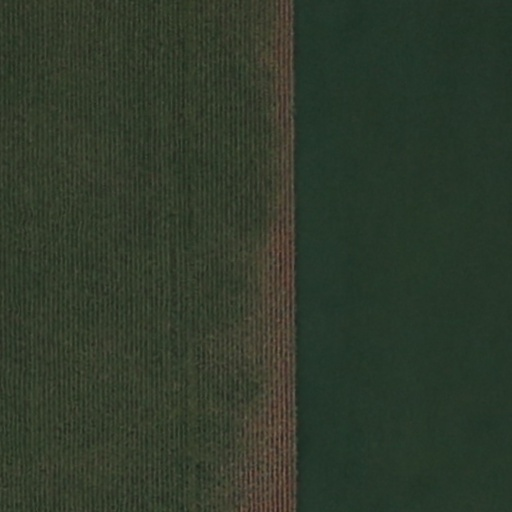
#> input picture RGB_Images/Test_1_RGB.jpg, 512 x 512 px, found by its file name
$ python VARI.py
#> lines starting #> are read from the running program, lines starting #| are printed output that depends on the picture; after the words box and inside, x2 and y2 are one past the last pixel; in counts of white or black regions, pixels touching at a corner belong together
from PIL import Image
import numpy as np
import matplotlib.pyplot as plt
import os
import pandas as pd
from datetime import datetime

# ========== Configuration ==========
output_folder = 'vari_outputs_date'
csv_path = 'vari_analysis_date.csv'

os.makedirs(output_folder, exist_ok=True)

def compute_vari_and_save(img_path='test2.jpg'):
#> called with img_path = 'RGB_Images\\Test_1_RGB.jpg'
    if not os.path.exists(img_path):
        print(f"❌ Error: Image '{img_path}' not found.")
        return

    # === Load RGB image ===
    rgb_img = Image.open(img_path).convert('RGB')
#> rgb_img is the input picture: PIL image 512x512 RGB; mean R, G, B 47.7, 58.3, 43.7
    rgb = np.asarray(rgb_img).astype(float)

    red = rgb[..., 0]
    green = rgb[..., 1]
    blue = rgb[..., 2]
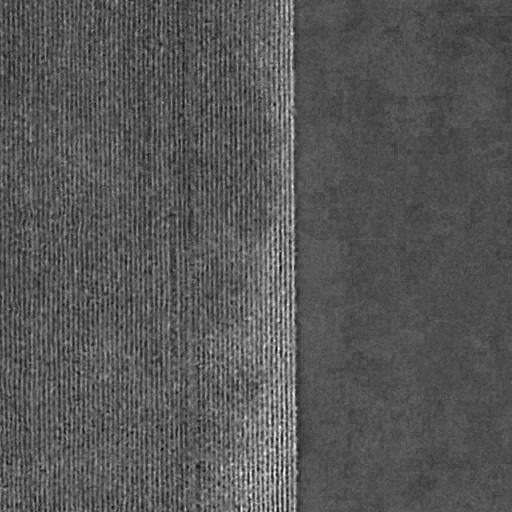
#> blue: shape (512, 512) float64; min 19, max 91, mean 43.7; drawn with min black and max white

    # === Compute VARI ===
    vari = (green - red) / (green + red - blue + 1e-5)
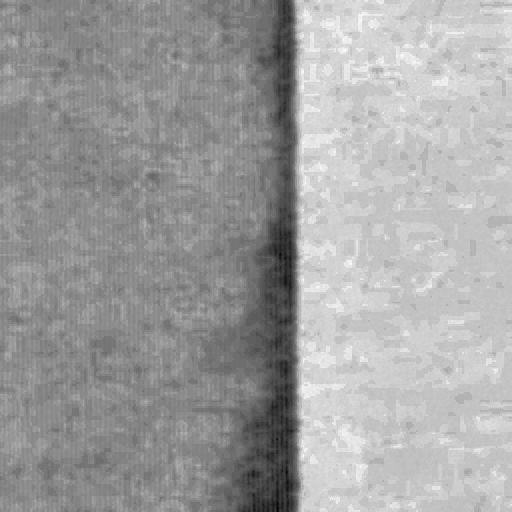
#> vari: shape (512, 512) float64; min -0.343, max 0.513, mean 0.198; drawn with min black and max white

    # === Plot and Save Heatmap ===
    '''plt.figure(figsize=(8, 6))
    plt.imshow(vari, cmap='RdYlGn', vmin=-1, vmax=1)
    plt.colorbar(label='VARI')
    plt.title('VARI Heatmap')
    plt.axis('off')
    plt.show()'''

    # === Save Heatmap as Image ===
    vari_scaled = ((vari + 1) / 2 * 255).astype(np.uint8)
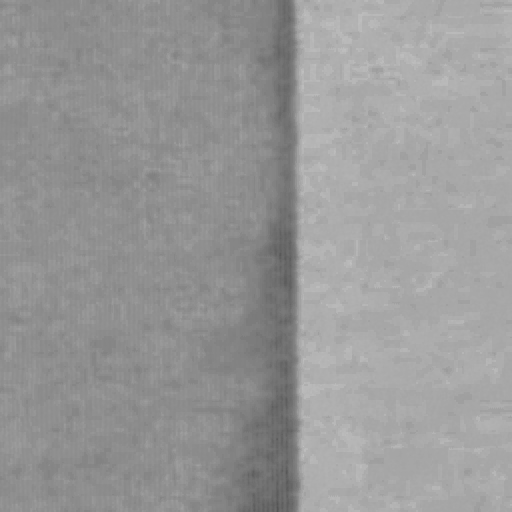
#> vari_scaled: shape (512, 512); min 83, max 192, mean 152.2
    vari_image = Image.fromarray(vari_scaled)
    output_image_name = f"vari_{os.path.splitext(os.path.basename(img_path))[0]}.png"
    output_image_path = os.path.join(output_folder, output_image_name)
    vari_image.save(output_image_path)

    # === Reload for Consistency ===
    vari_scaled = np.array(Image.open(output_image_path).convert('L')).astype(float)
    vari = (vari_scaled / 255.0) * 2 - 1

    # === Compute Statistics ===
    mean_vari = np.mean(vari)
#> mean_vari = 0.194
    total_pixels = vari.size
#> total_pixels = 262144
    healthy = (vari > 0.5)
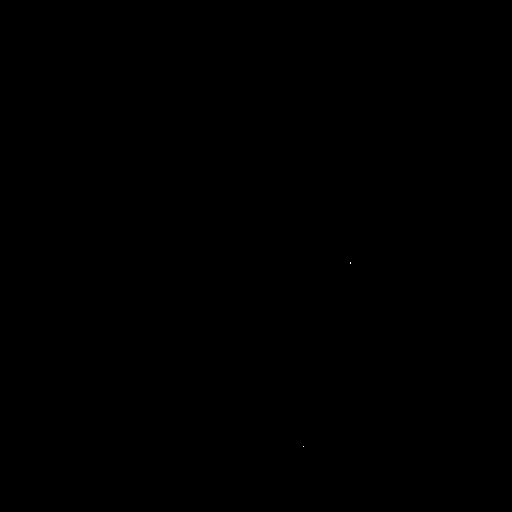
#> healthy: shape (512, 512) bool; 0% white in thin lines or dots, all inside (x1, y1, x2, y2) = (303, 262, 351, 447)
    moderate = (vari > 0.2) & (vari <= 0.5)
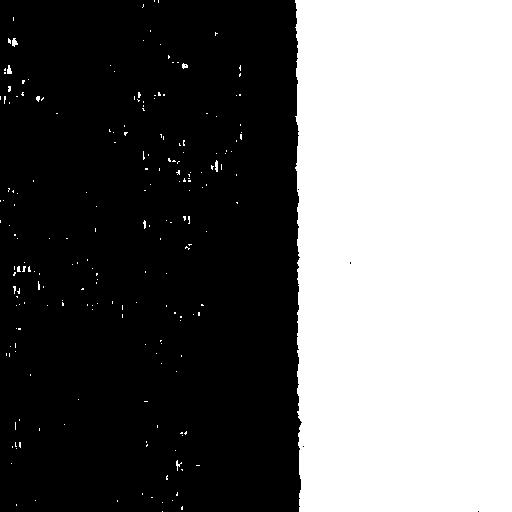
#> moderate: shape (512, 512) bool; 42.2% white; 207 white regions (201 under 20 px), largest, box (x1, y1, x2, y2) and area: (295, 0, 512, 512) 109645, (12, 38, 18, 47) 35, (7, 65, 12, 74) 32, (215, 160, 218, 172) 30, (182, 63, 188, 69) 24, (176, 460, 182, 471) 24
    sparse = (vari >= 0.0) & (vari <= 0.2)
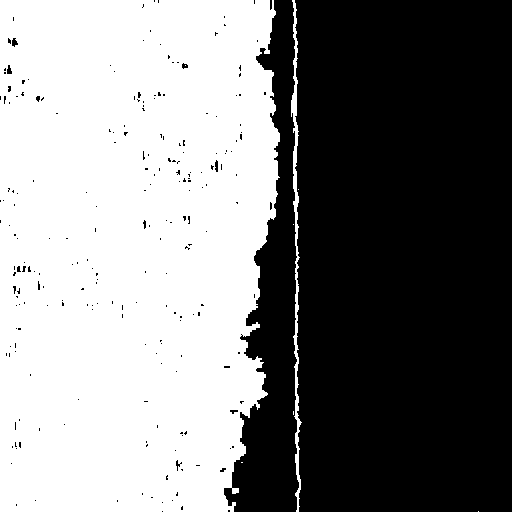
#> sparse: shape (512, 512) bool; 51.1% white; 225 black regions (217 under 20 px), largest, box (x1, y1, x2, y2) and area: (295, 0, 512, 512) 109648, (224, 0, 299, 512) 17582, (12, 38, 18, 47) 35
    barren = (vari < 0.0)
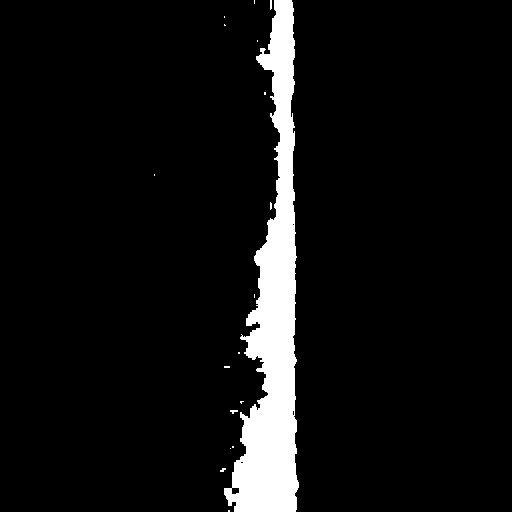
#> barren: shape (512, 512) bool; 6.8% white; 18 white regions (16 under 20 px), largest, box (x1, y1, x2, y2) and area: (224, 0, 299, 512) 17582, (230, 410, 238, 414) 20

    upload_datetime = datetime.now().strftime("%Y-%m-%d %H:%M:%S")

    stats = {
        "DateTime": upload_datetime,
        "Image Name": os.path.basename(img_path),
        "Mean VARI": mean_vari,
        "Healthy (%)": (np.sum(healthy) / total_pixels) * 100,
        "Moderate (%)": (np.sum(moderate) / total_pixels) * 100,
        "Sparse (%)": (np.sum(sparse) / total_pixels) * 100,
        "Non-Vegetated (%)": (np.sum(barren) / total_pixels) * 100
    }

    # === Save to CSV ===
    df_new = pd.DataFrame([stats])
#> df_new = table of 1 rows and 7 columns
    if os.path.exists(csv_path):
        df_existing = pd.read_csv(csv_path)
        df_combined = pd.concat([df_existing, df_new], ignore_index=True)
    else:
        df_combined = df_new
#> df_combined = table of 1 rows and 7 columns
    df_combined.to_csv(csv_path, index=False)

    # === Console Report ===
    print(f"\n📊 VARI Analysis for Image: {os.path.basename(img_path)}")
    print(f"Date and Time of Processing: {upload_datetime}")
    print(f"Mean VARI: {mean_vari:.3f}")
#| Mean VARI: 0.194
    print(f"- Healthy Vegetation (>0.5): {stats['Healthy (%)']:.2f}%")
#| - Healthy Vegetation (>0.5): 0.00%
    print(f"- Moderate Vegetation (0.2–0.5): {stats['Moderate (%)']:.2f}%")
#| - Moderate Vegetation (0.2–0.5): 42.18%
    print(f"- Sparse Vegetation (0–0.2): {stats['Sparse (%)']:.2f}%")
#| - Sparse Vegetation (0–0.2): 51.06%
    print(f"- Non-Vegetated (<0): {stats['Non-Vegetated (%)']:.2f}%")
#| - Non-Vegetated (<0): 6.75%
    print(f"✅ VARI image saved to: {output_image_path}")
    print(f"✅ Analysis results updated in: {csv_path}")
pass

if __name__ == "__main__":
    compute_vari_and_save("RGB_Images\\Test_1_RGB.jpg")

$ run again, with RGB_Images/Test_2_RGB.jpg copied over RGB_Images/Test_1_RGB.jpg
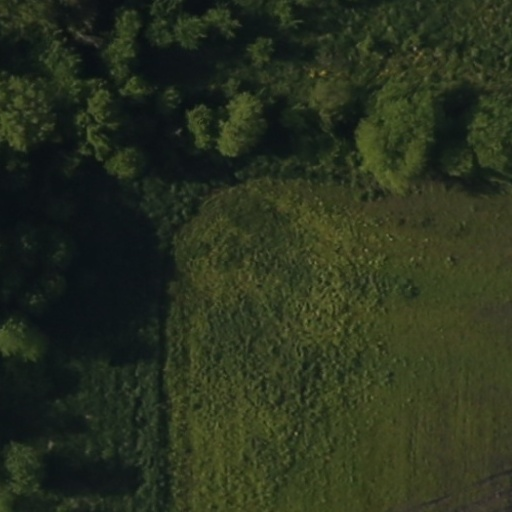
#> input picture RGB_Images/Test_2_RGB.jpg, 512 x 512 px, found by its file name
#> in compute_vari_and_save, rgb_img is the input picture: PIL image 512x512 RGB; mean R, G, B 40.8, 48.8, 29.8
#> in compute_vari_and_save, `vari_scaled = ((vari + 1) / 2 * 255).astype(np.uint8)`:
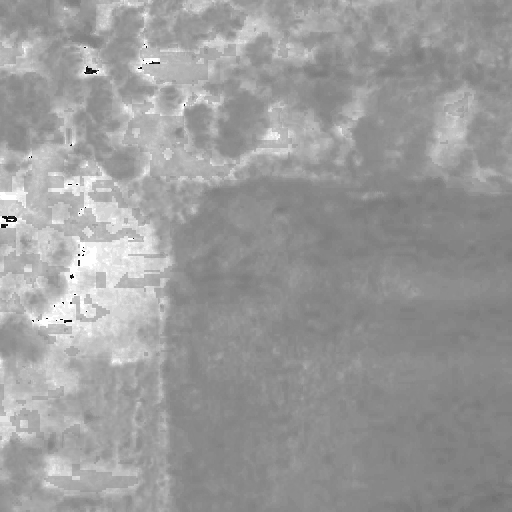
#> vari_scaled: shape (512, 512); min 13, max 254, mean 155.3
#> mean_vari = 0.218
#> healthy: shape (512, 512) bool; 9.1% white; 295 white regions (224 under 20 px), largest, box (x1, y1, x2, y2) and area: (0, 162, 172, 393) 14287, (0, 383, 46, 448) 1087, (199, 16, 270, 56) 784
#> moderate: shape (512, 512) bool; 30.3% white; 316 white regions (262 under 20 px), largest, box (x1, y1, x2, y2) and area: (0, 0, 440, 512) 70534, (423, 81, 500, 182) 3135, (463, 152, 512, 192) 679
#> sparse: shape (512, 512) bool; 58.6% white; 338 black regions (252 under 20 px), largest, box (x1, y1, x2, y2) and area: (0, 0, 440, 512) 95272, (423, 81, 500, 182) 3379, (430, 460, 512, 512) 1597
#> in compute_vari_and_save, `barren = (vari < 0.0)`:
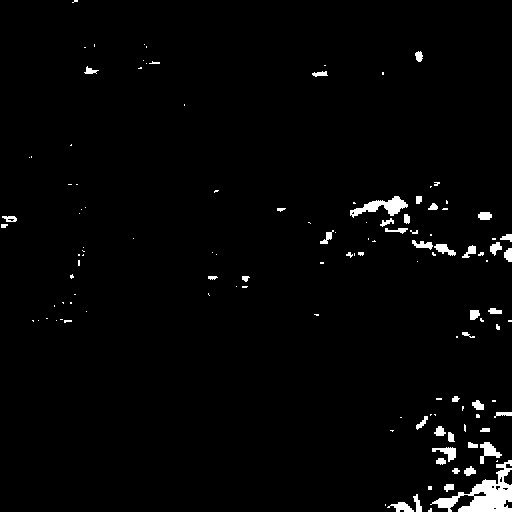
#> barren: shape (512, 512) bool; 2.1% white; 125 white regions (79 under 20 px), largest, box (x1, y1, x2, y2) and area: (430, 460, 512, 512) 1597, (350, 196, 408, 218) 529, (480, 442, 502, 464) 220
#> df_new = table of 1 rows and 7 columns
#| Mean VARI: 0.218
#| - Healthy Vegetation (>0.5): 9.07%
#| - Moderate Vegetation (0.2–0.5): 30.27%
#| - Sparse Vegetation (0–0.2): 58.55%
#| - Non-Vegetated (<0): 2.10%

$ run again, with RGB_Images/Test_3_RGB.jpg copied over RGB_Images/Test_1_RGB.jpg
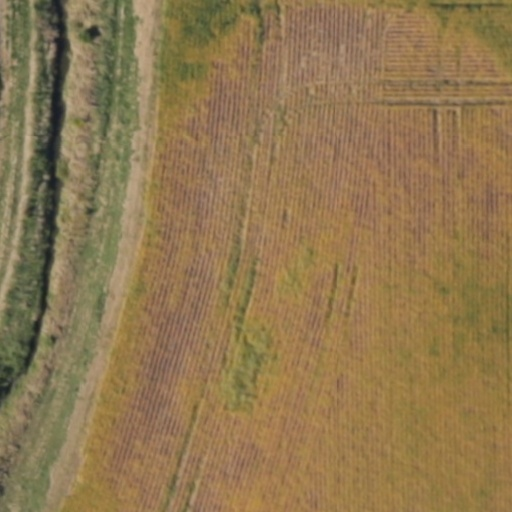
#> input picture RGB_Images/Test_3_RGB.jpg, 512 x 512 px, found by its file name
#> in compute_vari_and_save, rgb_img is the input picture: PIL image 512x512 RGB; mean R, G, B 144.2, 119.7, 80.6
#> in compute_vari_and_save, `vari_scaled = ((vari + 1) / 2 * 255).astype(np.uint8)`:
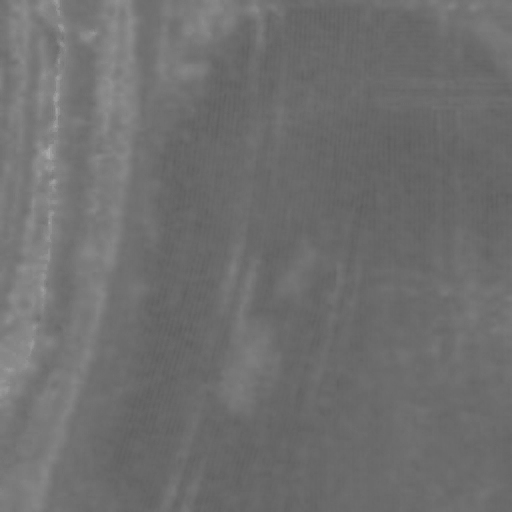
#> vari_scaled: shape (512, 512); min 93, max 172, mean 110.9
#> mean_vari = -0.13
#> healthy: shape (512, 512) bool; every value is 0
#> moderate: shape (512, 512) bool; 0.05% white; 12 white regions (10 under 20 px), largest, box (x1, y1, x2, y2) and area: (42, 148, 53, 159) 63, (54, 93, 58, 102) 22
#> in compute_vari_and_save, `sparse = (vari >= 0.0) & (vari <= 0.2)`:
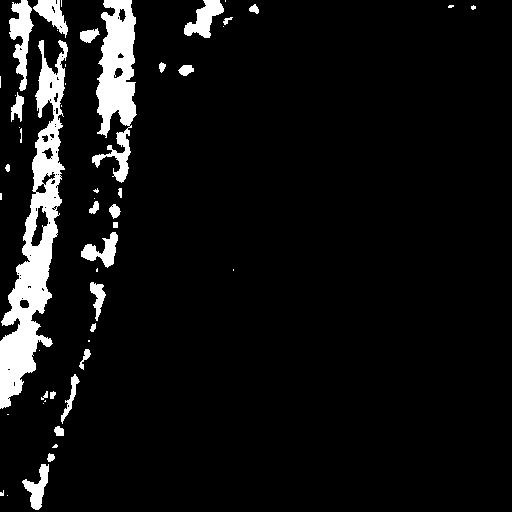
#> sparse: shape (512, 512) bool; 7.1% white; 52 white regions (25 under 20 px), largest, box (x1, y1, x2, y2) and area: (0, 40, 68, 409) 8627, (92, 0, 137, 183) 4474, (9, 0, 34, 91) 1107
#> barren: shape (512, 512) bool; 92.8% white; 52 black regions (25 under 20 px), largest, box (x1, y1, x2, y2) and area: (0, 40, 68, 409) 8749, (92, 0, 137, 183) 4474, (9, 0, 34, 91) 1107
#> df_new = table of 1 rows and 7 columns
#| Mean VARI: -0.130
#| - Healthy Vegetation (>0.5): 0.00%
#| - Moderate Vegetation (0.2–0.5): 0.05%
#| - Sparse Vegetation (0–0.2): 7.14%
#| - Non-Vegetated (<0): 92.81%

$ run again, with RGB_Images/Test_4_RGB.jpg copied over RGB_Images/Test_1_RGB.jpg
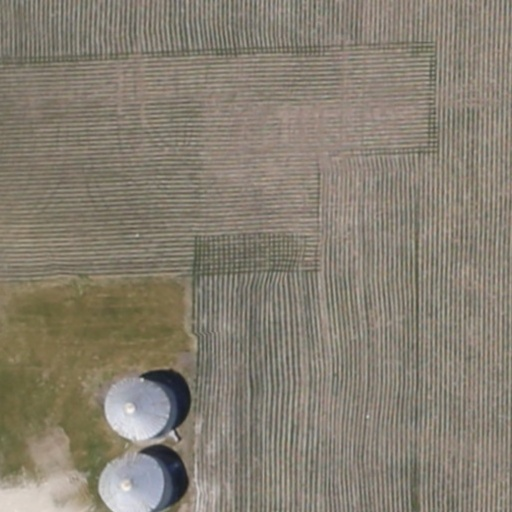
#> input picture RGB_Images/Test_4_RGB.jpg, 512 x 512 px, found by its file name
#> in compute_vari_and_save, rgb_img is the input picture: PIL image 512x512 RGB; mean R, G, B 134.1, 126.9, 113.4
#> mean_vari = -0.0509
#> healthy: shape (512, 512) bool; 0.02% white in thin lines or dots, all inside (x1, y1, x2, y2) = (167, 390, 181, 476)
#> moderate: shape (512, 512) bool; 0.28% white; 6 white regions (3 under 20 px), largest, box (x1, y1, x2, y2) and area: (165, 384, 186, 424) 349, (165, 461, 182, 500) 286, (150, 374, 174, 379) 67
#> sparse: shape (512, 512) bool; 4.2% white; 308 white regions (251 under 20 px), largest, box (x1, y1, x2, y2) and area: (87, 442, 184, 512) 3314, (107, 373, 190, 439) 2893, (189, 239, 218, 288) 600
#> in compute_vari_and_save, `barren = (vari < 0.0)`:
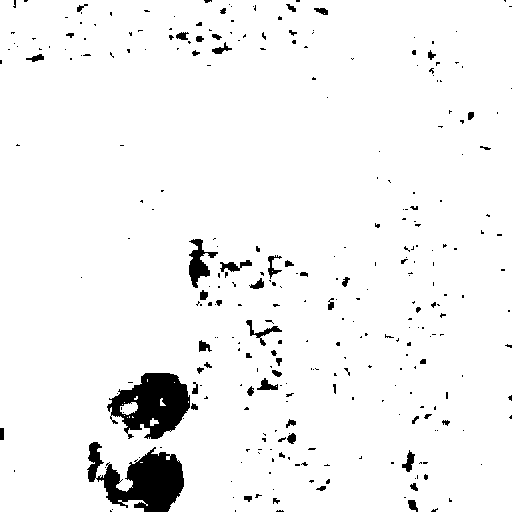
#> barren: shape (512, 512) bool; 95.5% white; 304 black regions (247 under 20 px), largest, box (x1, y1, x2, y2) and area: (87, 442, 184, 512) 3639, (107, 373, 190, 439) 3341, (189, 239, 218, 288) 600
#> df_new = table of 1 rows and 7 columns
#| Mean VARI: -0.051
#| - Healthy Vegetation (>0.5): 0.02%
#| - Moderate Vegetation (0.2–0.5): 0.28%
#| - Sparse Vegetation (0–0.2): 4.20%
#| - Non-Vegetated (<0): 95.51%
